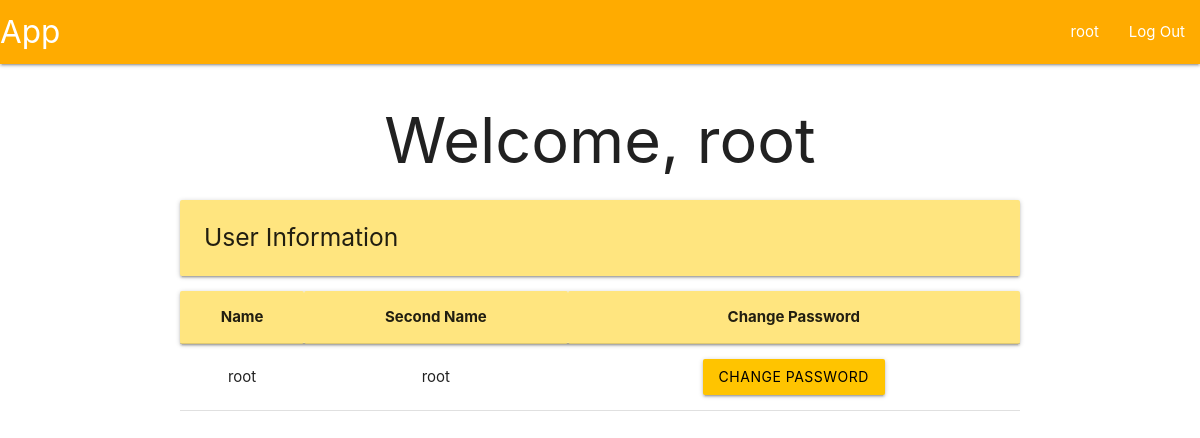
/user/profile (signed in), run on the app's committed database.
### tables this page shows
CREATE TABLE user (
    id INTEGER PRIMARY KEY AUTOINCREMENT,
    username TEXT UNIQUE NOT NULL,
    firstname TEXT NOT NULL,
    secondname TEXT NOT NULL,
    password TEXT NOT NULL,
    roleId INTEGER,
    proyId INTEGER,
    auth INTEGER,

    FOREIGN KEY (roleId) REFERENCES roles(id),
    FOREIGN KEY (proyId) REFERENCES proyect(id)
);

### app/user.py (the view)
@bp.route('/profile', methods=('POST', 'GET'))
@login_required
def profile():
    db = get_db()
    userInfo = db.execute(
        """
        SELECT
            u.firstname as firstname,
            u.secondname as secondname,
            r.name as role
        FROM user u
        INNER JOIN roles r ON u.roleId = r.id
        WHERE username = ?""",
        (g.user['username'],)
    ).fetchall()
    if request.method == 'POST':
        if 'change-password' in request.form:
            return redirect(url_for("user.changePassword"))
    return render_template('index/user/user.html', userInfo = utilities.dataForUserProfileInfoTable(userInfo))

### app/auth.py (called while the page is built)
@bp.before_app_request
def load_logged_in_user():
    user_id = session.get('user_id')
    if user_id is None:
        g.user = None
    else:
        g.user = get_db().execute(
            "SELECT * FROM user WHERE id = ?",
            (user_id,)
        ).fetchone()

def login_required(view):
    @functools.wraps(view)
    def wrapped_view(**kwargs):
        if g.user is None:
            return redirect(url_for('auth.login'))
        return view(**kwargs)
    return wrapped_view

### app/db.py (called while the page is built)
def get_db():
    if 'db' not in g:
        g.db = sqlite3.connect(
            current_app.config['DATABASE'],
            detect_types = sqlite3.PARSE_DECLTYPES
        )
        g.db.row_factory = sqlite3.Row
    return g.db

### app/utilities.py (called while the page is built)
def dataForUserProfileInfoTable(userInfo):
    dataInfo = []
    for info in userInfo:
        dataInfo.append(
            {
                'firstname': info['firstname'],
                'secondname': info['secondname'],
                'role': info['role'],
            }
        )
    return dataInfo

### app/templates/index/user/user.html
{% extends 'base.html' %}
{% block header %}
  <h1> {% block title %}Welcome, {{ g.user['username'] }} {% endblock %}</h1>
{% endblock %}
{% block content %}
  <div class="left-align">
    <h5 class="card-panel amber accent-1">User Information</h5>
  </div>
  <table class="centered">
    <thead class="card-panel amber accent-1">
      <tr>
        <th>Name</th>
        <th>Second Name</th>
        <th>Change Password</th>
      </tr>
    </thead>
    <tbody>
      {% for user in userInfo %}
        <tr>
          <td>{{ user['firstname'] }}</td>
          <td>{{ user['secondname']}}</td>
          <td>
            <form method="POST">
                <div class="col s3">
                  <button class="btn waves-effect waves-ligth amber accent-3 black-text" type="submit" value="change-password" name="change-password">Change password</button>
                </div>
              </form>
          </td>
         </tr>
       {% endfor %}
    </tbody>
  </table>
  {% endblock %}

### app/templates/base.html (shortened to what this page needs)
<!DOCTYPE html>
<link rel="stylesheet" href="{{ url_for('static', filename='materialize.css') }}">
<link rel="stylesheet" href="{{ url_for('static', filename='style.css') }}">
<nav>
    <div class="nav-wrapper amber accent-4">
      <a href="#" class="brand-logo">App</a>
      <ul class="right hide-n black-text text-black">
        {% if g.user %}
            <li><a href="{{ url_for('user.profile')}}">{{ g.user['username'] }}</span></a>
            <li><a href="{{ url_for('auth.logout') }}">Log Out</a>
        {% else %}
            <li><a href="{{ url_for('auth.register') }}">Register</a>
            <li><a href="{{ url_for('auth.login') }}">Log In</a>
        {% endif %}
      </ul>
    </div>
</nav>
<section class="content container center-align">
    <header>
        {% block header %}{% endblock %}
    </header>
    {% block content %}{% endblock %}
</section>

### data on the page
user: user.username "root", firstname "root", secondname "root"
